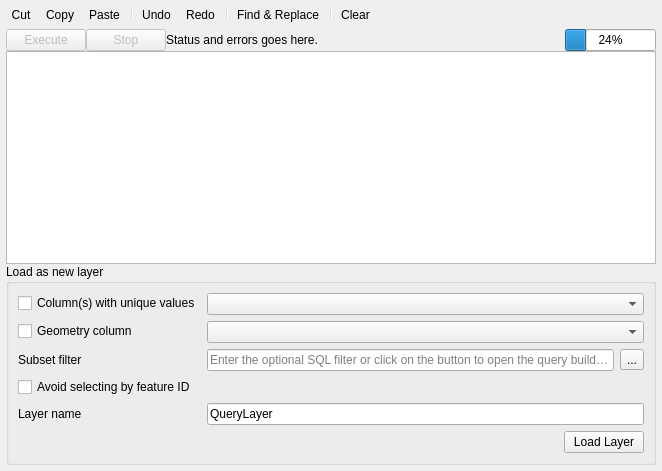
<?xml version="1.0" encoding="UTF-8"?>
<ui version="4.0">
 <class>QgsQueryResultWidgetBase</class>
 <widget class="QWidget" name="QgsQueryResultWidgetBase">
  <property name="geometry">
   <rect>
    <x>0</x>
    <y>0</y>
    <width>662</width>
    <height>471</height>
   </rect>
  </property>
  <property name="windowTitle">
   <string notr="true">Dialog</string>
  </property>
  <layout class="QVBoxLayout" name="verticalLayout">
   <property name="spacing">
    <number>0</number>
   </property>
   <property name="leftMargin">
    <number>0</number>
   </property>
   <property name="topMargin">
    <number>0</number>
   </property>
   <property name="rightMargin">
    <number>0</number>
   </property>
   <property name="bottomMargin">
    <number>0</number>
   </property>
   <item>
    <layout class="QVBoxLayout" name="verticalLayout_2">
     <property name="spacing">
      <number>0</number>
     </property>
     <property name="topMargin">
      <number>0</number>
     </property>
     <item>
      <widget class="QToolBar" name="mToolBar">
       <addaction name="mActionCut"/>
       <addaction name="mActionCopy"/>
       <addaction name="mActionPaste"/>
       <addaction name="separator"/>
       <addaction name="mActionUndo"/>
       <addaction name="mActionRedo"/>
       <addaction name="separator"/>
       <addaction name="mActionFindReplace"/>
       <addaction name="separator"/>
       <addaction name="mActionClear"/>
      </widget>
     </item>
     <item>
      <widget class="QgsMessageBar" name="mMessageBar" native="true"/>
     </item>
    </layout>
   </item>
   <item>
    <layout class="QVBoxLayout" name="verticalLayout_3">
     <property name="leftMargin">
      <number>6</number>
     </property>
     <property name="topMargin">
      <number>0</number>
     </property>
     <property name="rightMargin">
      <number>6</number>
     </property>
     <property name="bottomMargin">
      <number>6</number>
     </property>
     <item>
      <widget class="QWidget" name="mSqlEditorContainer" native="true"/>
     </item>
     <item>
      <layout class="QHBoxLayout" name="horizontalLayout" stretch="0,0,0,1,0">
       <item>
        <widget class="QPushButton" name="mExecuteButton">
         <property name="enabled">
          <bool>false</bool>
         </property>
         <property name="text">
          <string>Execute</string>
         </property>
        </widget>
       </item>
       <item>
        <widget class="QPushButton" name="mStopButton">
         <property name="enabled">
          <bool>false</bool>
         </property>
         <property name="text">
          <string>Stop</string>
         </property>
        </widget>
       </item>
       <item>
        <widget class="QLabel" name="mStatusLabel">
         <property name="text">
          <string>Status and errors goes here.</string>
         </property>
        </widget>
       </item>
       <item>
        <spacer name="horizontalSpacer">
         <property name="orientation">
          <enum>Qt::Horizontal</enum>
         </property>
         <property name="sizeHint" stdset="0">
          <size>
           <width>40</width>
           <height>20</height>
          </size>
         </property>
        </spacer>
       </item>
       <item>
        <widget class="QProgressBar" name="mProgressBar">
         <property name="value">
          <number>24</number>
         </property>
        </widget>
       </item>
      </layout>
     </item>
     <item>
      <widget class="QTableView" name="mQueryResultsTableView"/>
     </item>
     <item>
      <widget class="QgsCodeEditorSQL" name="mSqlErrorText" native="true"/>
     </item>
     <item>
      <widget class="QgsCollapsibleGroupBox" name="mLoadAsNewLayerGroupBox">
       <property name="title">
        <string>Load as new layer</string>
       </property>
       <layout class="QFormLayout" name="formLayout">
        <item row="0" column="0">
         <widget class="QCheckBox" name="mPkColumnsCheckBox">
          <property name="toolTip">
           <string>Column(s) that can be used as an index to uniquely identify features, they are usually part of a primary key.</string>
          </property>
          <property name="text">
           <string>Column(s) with unique values</string>
          </property>
         </widget>
        </item>
        <item row="0" column="1">
         <widget class="QgsCheckableComboBox" name="mPkColumnsComboBox"/>
        </item>
        <item row="1" column="0">
         <widget class="QCheckBox" name="mGeometryColumnCheckBox">
          <property name="toolTip">
           <string>Column that contains the geometry.</string>
          </property>
          <property name="text">
           <string>Geometry column</string>
          </property>
         </widget>
        </item>
        <item row="1" column="1">
         <widget class="QComboBox" name="mGeometryColumnComboBox"/>
        </item>
        <item row="2" column="0">
         <widget class="QLabel" name="mFilterLabel">
          <property name="toolTip">
           <string>SQL filter to restrict the features available in the layer</string>
          </property>
          <property name="text">
           <string>Subset filter</string>
          </property>
         </widget>
        </item>
        <item row="2" column="1">
         <layout class="QHBoxLayout" name="horizontalLayout_5">
          <item>
           <widget class="QLineEdit" name="mFilterLineEdit">
            <property name="text">
             <string/>
            </property>
            <property name="placeholderText">
             <string>Enter the optional SQL filter or click on the button to open the query builder tool</string>
            </property>
           </widget>
          </item>
          <item>
           <widget class="QToolButton" name="mFilterToolButton">
            <property name="text">
             <string>...</string>
            </property>
           </widget>
          </item>
         </layout>
        </item>
        <item row="4" column="1">
         <layout class="QHBoxLayout" name="horizontalLayout_2">
          <item>
           <widget class="QLineEdit" name="mLayerNameLineEdit">
            <property name="text">
             <string>QueryLayer</string>
            </property>
           </widget>
          </item>
         </layout>
        </item>
        <item row="6" column="1">
         <layout class="QHBoxLayout" name="horizontalLayout_3">
          <item>
           <spacer name="horizontalSpacer_2">
            <property name="orientation">
             <enum>Qt::Horizontal</enum>
            </property>
            <property name="sizeHint" stdset="0">
             <size>
              <width>40</width>
              <height>20</height>
             </size>
            </property>
           </spacer>
          </item>
          <item>
           <widget class="QPushButton" name="mLoadLayerPushButton">
            <property name="text">
             <string>Load Layer</string>
            </property>
           </widget>
          </item>
         </layout>
        </item>
        <item row="3" column="0">
         <widget class="QCheckBox" name="mAvoidSelectingAsFeatureIdCheckBox">
          <property name="toolTip">
           <string>Disable 'Fast Access to Features at ID' capability to force keeping the attribute table in memory (e.g. in case of expensive views)</string>
          </property>
          <property name="text">
           <string>Avoid selecting by feature ID</string>
          </property>
         </widget>
        </item>
        <item row="4" column="0">
         <widget class="QLabel" name="mLayerNameLabel">
          <property name="text">
           <string>Layer name</string>
          </property>
         </widget>
        </item>
       </layout>
      </widget>
     </item>
    </layout>
   </item>
  </layout>
  <action name="mActionCut">
   <property name="icon">
    <iconset resource="../../images/images.qrc">
     <normaloff>:/images/themes/default/mActionEditCut.svg</normaloff>:/images/themes/default/mActionEditCut.svg</iconset>
   </property>
   <property name="text">
    <string>Cut</string>
   </property>
   <property name="toolTip">
    <string>Cut</string>
   </property>
   <property name="shortcut">
    <string>Ctrl+X</string>
   </property>
  </action>
  <action name="mActionCopy">
   <property name="icon">
    <iconset resource="../../images/images.qrc">
     <normaloff>:/images/themes/default/mActionEditCopy.svg</normaloff>:/images/themes/default/mActionEditCopy.svg</iconset>
   </property>
   <property name="text">
    <string>Copy</string>
   </property>
   <property name="toolTip">
    <string>Copy</string>
   </property>
   <property name="shortcut">
    <string>Ctrl+C</string>
   </property>
  </action>
  <action name="mActionPaste">
   <property name="icon">
    <iconset resource="../../images/images.qrc">
     <normaloff>:/images/themes/default/mActionEditPaste.svg</normaloff>:/images/themes/default/mActionEditPaste.svg</iconset>
   </property>
   <property name="text">
    <string>Paste</string>
   </property>
   <property name="toolTip">
    <string>Paste</string>
   </property>
   <property name="shortcut">
    <string>Ctrl+V</string>
   </property>
  </action>
  <action name="mActionUndo">
   <property name="icon">
    <iconset resource="../../images/images.qrc">
     <normaloff>:/images/themes/default/mActionUndo.svg</normaloff>:/images/themes/default/mActionUndo.svg</iconset>
   </property>
   <property name="text">
    <string>Undo</string>
   </property>
   <property name="toolTip">
    <string>Undo</string>
   </property>
   <property name="shortcut">
    <string>Ctrl+Z</string>
   </property>
  </action>
  <action name="mActionRedo">
   <property name="icon">
    <iconset resource="../../images/images.qrc">
     <normaloff>:/images/themes/default/mActionRedo.svg</normaloff>:/images/themes/default/mActionRedo.svg</iconset>
   </property>
   <property name="text">
    <string>Redo</string>
   </property>
   <property name="toolTip">
    <string>Redo</string>
   </property>
   <property name="shortcut">
    <string>Ctrl+Shift+Z</string>
   </property>
  </action>
  <action name="mActionFindReplace">
   <property name="checkable">
    <bool>true</bool>
   </property>
   <property name="icon">
    <iconset resource="../../images/images.qrc">
     <normaloff>:/images/themes/default/mActionFindReplace.svg</normaloff>:/images/themes/default/mActionFindReplace.svg</iconset>
   </property>
   <property name="text">
    <string>Find &amp;&amp; &amp;Replace</string>
   </property>
  </action>
  <action name="mActionClear">
   <property name="icon">
    <iconset resource="../../images/images.qrc">
     <normaloff>:/images/themes/default/console/iconClearConsole.svg</normaloff>:/images/themes/default/console/iconClearConsole.svg</iconset>
   </property>
   <property name="text">
    <string>Clear</string>
   </property>
   <property name="menuRole">
    <enum>QAction::NoRole</enum>
   </property>
  </action>
 </widget>
 <customwidgets>
  <customwidget>
   <class>QgsCodeEditorSQL</class>
   <extends>QWidget</extends>
   <header>qgscodeeditorsql.h</header>
   <container>1</container>
  </customwidget>
  <customwidget>
   <class>QgsMessageBar</class>
   <extends>QWidget</extends>
   <header>qgsmessagebar.h</header>
   <container>1</container>
  </customwidget>
  <customwidget>
   <class>QgsCollapsibleGroupBox</class>
   <extends>QGroupBox</extends>
   <header>qgscollapsiblegroupbox.h</header>
   <container>1</container>
  </customwidget>
  <customwidget>
   <class>QgsCheckableComboBox</class>
   <extends>QComboBox</extends>
   <header>qgscheckablecombobox.h</header>
  </customwidget>
 </customwidgets>
 <tabstops>
  <tabstop>mExecuteButton</tabstop>
  <tabstop>mStopButton</tabstop>
  <tabstop>mPkColumnsCheckBox</tabstop>
  <tabstop>mPkColumnsComboBox</tabstop>
  <tabstop>mGeometryColumnCheckBox</tabstop>
  <tabstop>mGeometryColumnComboBox</tabstop>
  <tabstop>mFilterLineEdit</tabstop>
  <tabstop>mFilterToolButton</tabstop>
  <tabstop>mAvoidSelectingAsFeatureIdCheckBox</tabstop>
  <tabstop>mLayerNameLineEdit</tabstop>
  <tabstop>mLoadLayerPushButton</tabstop>
 </tabstops>
 <resources>
  <include location="../../images/images.qrc"/>
 </resources>
 <connections/>
</ui>
